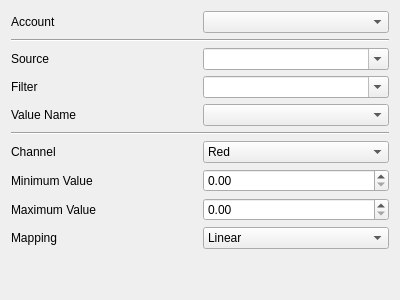
<?xml version="1.0" encoding="UTF-8"?>
<ui version="4.0">
 <class>Form</class>
 <widget class="QWidget" name="Form">
  <property name="geometry">
   <rect>
    <x>0</x>
    <y>0</y>
    <width>400</width>
    <height>300</height>
   </rect>
  </property>
  <property name="windowTitle">
   <string>Form</string>
  </property>
  <layout class="QGridLayout" name="gridLayout">
   <item row="2" column="0">
    <widget class="QLabel" name="label_2">
     <property name="text">
      <string>Source</string>
     </property>
    </widget>
   </item>
   <item row="0" column="0">
    <widget class="QLabel" name="label">
     <property name="text">
      <string>Account</string>
     </property>
    </widget>
   </item>
   <item row="4" column="0">
    <widget class="QLabel" name="label_4">
     <property name="text">
      <string>Value Name</string>
     </property>
    </widget>
   </item>
   <item row="1" column="0" colspan="2">
    <widget class="Line" name="line">
     <property name="orientation">
      <enum>Qt::Horizontal</enum>
     </property>
    </widget>
   </item>
   <item row="3" column="1">
    <widget class="QComboBox" name="filtername_combo">
     <property name="editable">
      <bool>true</bool>
     </property>
    </widget>
   </item>
   <item row="5" column="0" colspan="2">
    <widget class="Line" name="line_2">
     <property name="orientation">
      <enum>Qt::Horizontal</enum>
     </property>
    </widget>
   </item>
   <item row="4" column="1">
    <widget class="QComboBox" name="filter_value_combo"/>
   </item>
   <item row="2" column="1">
    <widget class="QComboBox" name="sourcename_combo">
     <property name="editable">
      <bool>true</bool>
     </property>
    </widget>
   </item>
   <item row="0" column="1">
    <widget class="QComboBox" name="account_combo"/>
   </item>
   <item row="6" column="0" colspan="2">
    <widget class="QStackedWidget" name="stack_control">
     <property name="currentIndex">
      <number>0</number>
     </property>
     <widget class="QWidget" name="page_sliders">
      <layout class="QVBoxLayout" name="verticalLayout">
       <property name="leftMargin">
        <number>0</number>
       </property>
       <property name="topMargin">
        <number>0</number>
       </property>
       <property name="rightMargin">
        <number>0</number>
       </property>
       <property name="bottomMargin">
        <number>0</number>
       </property>
       <item>
        <widget class="QStackedWidget" name="stack_valuetypes_slider">
         <property name="currentIndex">
          <number>3</number>
         </property>
         <widget class="QWidget" name="page_value_none_slider"/>
         <widget class="QWidget" name="page_value_float_slider">
          <layout class="QGridLayout" name="gridLayout_2">
           <property name="leftMargin">
            <number>0</number>
           </property>
           <property name="topMargin">
            <number>0</number>
           </property>
           <property name="rightMargin">
            <number>0</number>
           </property>
           <property name="bottomMargin">
            <number>0</number>
           </property>
           <item row="1" column="0">
            <widget class="QLabel" name="label_6">
             <property name="text">
              <string>Maximum Value</string>
             </property>
            </widget>
           </item>
           <item row="2" column="1">
            <widget class="QComboBox" name="mapping_combo_float_slider">
             <item>
              <property name="text">
               <string>Linear</string>
              </property>
             </item>
            </widget>
           </item>
           <item row="0" column="1">
            <widget class="QDoubleSpinBox" name="minimum_value_spin_float_slider"/>
           </item>
           <item row="1" column="1">
            <widget class="QDoubleSpinBox" name="maximum_value_spin_float_slider"/>
           </item>
           <item row="0" column="0">
            <widget class="QLabel" name="label_5">
             <property name="text">
              <string>Minimum Value</string>
             </property>
            </widget>
           </item>
           <item row="2" column="0">
            <widget class="QLabel" name="label_7">
             <property name="text">
              <string>Mapping</string>
             </property>
            </widget>
           </item>
           <item row="3" column="0">
            <spacer name="verticalSpacer">
             <property name="orientation">
              <enum>Qt::Vertical</enum>
             </property>
             <property name="sizeHint" stdset="0">
              <size>
               <width>20</width>
               <height>40</height>
              </size>
             </property>
            </spacer>
           </item>
          </layout>
         </widget>
         <widget class="QWidget" name="page_value_int_slider">
          <layout class="QGridLayout" name="gridLayout_3">
           <property name="leftMargin">
            <number>0</number>
           </property>
           <property name="topMargin">
            <number>0</number>
           </property>
           <property name="rightMargin">
            <number>0</number>
           </property>
           <property name="bottomMargin">
            <number>0</number>
           </property>
           <item row="1" column="0">
            <widget class="QLabel" name="label_9">
             <property name="text">
              <string>Maximum Value</string>
             </property>
            </widget>
           </item>
           <item row="1" column="1">
            <widget class="QSpinBox" name="maximum_value_spin_int_slider"/>
           </item>
           <item row="0" column="1">
            <widget class="QSpinBox" name="minimum_value_spin_int_slider"/>
           </item>
           <item row="0" column="0">
            <widget class="QLabel" name="label_8">
             <property name="text">
              <string>Minimum Value</string>
             </property>
            </widget>
           </item>
           <item row="2" column="0">
            <widget class="QLabel" name="label_10">
             <property name="text">
              <string>Mapping</string>
             </property>
            </widget>
           </item>
           <item row="3" column="0">
            <spacer name="verticalSpacer_2">
             <property name="orientation">
              <enum>Qt::Vertical</enum>
             </property>
             <property name="sizeHint" stdset="0">
              <size>
               <width>20</width>
               <height>40</height>
              </size>
             </property>
            </spacer>
           </item>
           <item row="2" column="1">
            <widget class="QComboBox" name="mapping_combo_int_slider">
             <item>
              <property name="text">
               <string>Linear</string>
              </property>
             </item>
            </widget>
           </item>
          </layout>
         </widget>
         <widget class="QWidget" name="page_value_color_slider">
          <layout class="QGridLayout" name="gridLayout_4">
           <property name="leftMargin">
            <number>0</number>
           </property>
           <property name="topMargin">
            <number>0</number>
           </property>
           <property name="rightMargin">
            <number>0</number>
           </property>
           <property name="bottomMargin">
            <number>0</number>
           </property>
           <item row="3" column="0">
            <widget class="QLabel" name="label_14">
             <property name="text">
              <string>Mapping</string>
             </property>
            </widget>
           </item>
           <item row="1" column="0">
            <widget class="QLabel" name="label_12">
             <property name="text">
              <string>Minimum Value</string>
             </property>
            </widget>
           </item>
           <item row="0" column="0">
            <widget class="QLabel" name="label_11">
             <property name="text">
              <string>Channel</string>
             </property>
            </widget>
           </item>
           <item row="2" column="0">
            <widget class="QLabel" name="label_13">
             <property name="text">
              <string>Maximum Value</string>
             </property>
            </widget>
           </item>
           <item row="0" column="1">
            <widget class="QComboBox" name="channel_combo_color_slider">
             <item>
              <property name="text">
               <string>Red</string>
              </property>
             </item>
             <item>
              <property name="text">
               <string>Green</string>
              </property>
             </item>
             <item>
              <property name="text">
               <string>Blue</string>
              </property>
             </item>
             <item>
              <property name="text">
               <string>Hue</string>
              </property>
             </item>
             <item>
              <property name="text">
               <string>Saturation</string>
              </property>
             </item>
             <item>
              <property name="text">
               <string>Value</string>
              </property>
             </item>
             <item>
              <property name="text">
               <string>Alpha</string>
              </property>
             </item>
            </widget>
           </item>
           <item row="4" column="0">
            <spacer name="verticalSpacer_3">
             <property name="orientation">
              <enum>Qt::Vertical</enum>
             </property>
             <property name="sizeHint" stdset="0">
              <size>
               <width>20</width>
               <height>40</height>
              </size>
             </property>
            </spacer>
           </item>
           <item row="3" column="1">
            <widget class="QComboBox" name="mapping_combo_color_slider">
             <item>
              <property name="text">
               <string>Linear</string>
              </property>
             </item>
            </widget>
           </item>
           <item row="1" column="1">
            <widget class="QDoubleSpinBox" name="minimum_value_spin_color_slider"/>
           </item>
           <item row="2" column="1">
            <widget class="QDoubleSpinBox" name="maximum_value_spin_color_slider"/>
           </item>
          </layout>
         </widget>
         <widget class="QWidget" name="page_value_bool_slider">
          <layout class="QGridLayout" name="gridLayout_5">
           <property name="leftMargin">
            <number>0</number>
           </property>
           <property name="topMargin">
            <number>0</number>
           </property>
           <property name="rightMargin">
            <number>0</number>
           </property>
           <property name="bottomMargin">
            <number>0</number>
           </property>
           <item row="0" column="1">
            <widget class="QSpinBox" name="cutoff_spin_bool_slider"/>
           </item>
           <item row="0" column="0">
            <widget class="QLabel" name="label_15">
             <property name="text">
              <string>Cuttoff Point</string>
             </property>
            </widget>
           </item>
           <item row="1" column="0">
            <spacer name="verticalSpacer_4">
             <property name="orientation">
              <enum>Qt::Vertical</enum>
             </property>
             <property name="sizeHint" stdset="0">
              <size>
               <width>20</width>
               <height>40</height>
              </size>
             </property>
            </spacer>
           </item>
          </layout>
         </widget>
         <widget class="QWidget" name="page_value_string_slider"/>
         <widget class="QWidget" name="page_value_enum_slider"/>
        </widget>
       </item>
      </layout>
     </widget>
     <widget class="QWidget" name="page_buttons">
      <layout class="QVBoxLayout" name="verticalLayout_2">
       <property name="leftMargin">
        <number>0</number>
       </property>
       <property name="topMargin">
        <number>0</number>
       </property>
       <property name="rightMargin">
        <number>0</number>
       </property>
       <property name="bottomMargin">
        <number>0</number>
       </property>
       <item>
        <widget class="QStackedWidget" name="stack_valuetypes_button">
         <widget class="QWidget" name="page_value_none_button"/>
         <widget class="QWidget" name="page_value_float_button">
          <layout class="QGridLayout" name="gridLayout_6">
           <property name="leftMargin">
            <number>0</number>
           </property>
           <property name="topMargin">
            <number>0</number>
           </property>
           <property name="rightMargin">
            <number>0</number>
           </property>
           <property name="bottomMargin">
            <number>0</number>
           </property>
           <item row="1" column="1">
            <widget class="QComboBox" name="mode_combo_float_button">
             <item>
              <property name="text">
               <string>Set</string>
              </property>
             </item>
             <item>
              <property name="text">
               <string>Increment</string>
              </property>
             </item>
             <item>
              <property name="text">
               <string>Decrement</string>
              </property>
             </item>
            </widget>
           </item>
           <item row="1" column="0">
            <widget class="QLabel" name="label_16">
             <property name="text">
              <string>Mode</string>
             </property>
            </widget>
           </item>
           <item row="2" column="0" colspan="2">
            <widget class="QStackedWidget" name="mode_stack_float_button">
             <property name="currentIndex">
              <number>0</number>
             </property>
             <widget class="QWidget" name="set_page_float_button">
              <layout class="QGridLayout" name="gridLayout_7">
               <property name="leftMargin">
                <number>0</number>
               </property>
               <property name="topMargin">
                <number>0</number>
               </property>
               <property name="rightMargin">
                <number>0</number>
               </property>
               <property name="bottomMargin">
                <number>0</number>
               </property>
               <item row="0" column="0">
                <widget class="QLabel" name="label_17">
                 <property name="text">
                  <string>Value</string>
                 </property>
                </widget>
               </item>
               <item row="2" column="1">
                <spacer name="verticalSpacer_5">
                 <property name="orientation">
                  <enum>Qt::Vertical</enum>
                 </property>
                 <property name="sizeHint" stdset="0">
                  <size>
                   <width>20</width>
                   <height>40</height>
                  </size>
                 </property>
                </spacer>
               </item>
               <item row="0" column="1">
                <widget class="QDoubleSpinBox" name="value_spin_float_button"/>
               </item>
              </layout>
             </widget>
             <widget class="QWidget" name="modify_page_float_button">
              <layout class="QGridLayout" name="gridLayout_8">
               <property name="leftMargin">
                <number>0</number>
               </property>
               <property name="topMargin">
                <number>0</number>
               </property>
               <property name="rightMargin">
                <number>0</number>
               </property>
               <property name="bottomMargin">
                <number>0</number>
               </property>
               <item row="3" column="0">
                <spacer name="verticalSpacer_6">
                 <property name="orientation">
                  <enum>Qt::Vertical</enum>
                 </property>
                 <property name="sizeHint" stdset="0">
                  <size>
                   <width>20</width>
                   <height>40</height>
                  </size>
                 </property>
                </spacer>
               </item>
               <item row="2" column="0">
                <widget class="QLabel" name="label_20">
                 <property name="text">
                  <string>Stepsize</string>
                 </property>
                </widget>
               </item>
               <item row="1" column="0">
                <widget class="QLabel" name="label_19">
                 <property name="text">
                  <string>Maximum Value</string>
                 </property>
                </widget>
               </item>
               <item row="0" column="0">
                <widget class="QLabel" name="label_18">
                 <property name="text">
                  <string>Minimum Value</string>
                 </property>
                </widget>
               </item>
               <item row="0" column="1">
                <widget class="QDoubleSpinBox" name="minimum_value_spin_float_button"/>
               </item>
               <item row="1" column="1">
                <widget class="QDoubleSpinBox" name="maximum_value_spin_float_button"/>
               </item>
               <item row="2" column="1">
                <widget class="QDoubleSpinBox" name="stepsize_spin_float_button"/>
               </item>
              </layout>
             </widget>
            </widget>
           </item>
          </layout>
         </widget>
         <widget class="QWidget" name="page_value_int_button">
          <layout class="QGridLayout" name="gridLayout_9">
           <property name="leftMargin">
            <number>0</number>
           </property>
           <property name="topMargin">
            <number>0</number>
           </property>
           <property name="rightMargin">
            <number>0</number>
           </property>
           <property name="bottomMargin">
            <number>0</number>
           </property>
           <item row="0" column="0">
            <widget class="QLabel" name="label_21">
             <property name="text">
              <string>Mode</string>
             </property>
            </widget>
           </item>
           <item row="0" column="1">
            <widget class="QComboBox" name="mode_combo_int_button">
             <item>
              <property name="text">
               <string>Set</string>
              </property>
             </item>
             <item>
              <property name="text">
               <string>Increment</string>
              </property>
             </item>
             <item>
              <property name="text">
               <string>Decrement</string>
              </property>
             </item>
            </widget>
           </item>
           <item row="1" column="0" colspan="2">
            <widget class="QStackedWidget" name="stackedWidget_3">
             <property name="currentIndex">
              <number>1</number>
             </property>
             <widget class="QWidget" name="page_3">
              <layout class="QGridLayout" name="gridLayout_10">
               <property name="leftMargin">
                <number>0</number>
               </property>
               <property name="topMargin">
                <number>0</number>
               </property>
               <property name="rightMargin">
                <number>0</number>
               </property>
               <property name="bottomMargin">
                <number>0</number>
               </property>
               <item row="0" column="1">
                <widget class="QSpinBox" name="value_spin_int_button"/>
               </item>
               <item row="0" column="0">
                <widget class="QLabel" name="label_22">
                 <property name="text">
                  <string>Value</string>
                 </property>
                </widget>
               </item>
               <item row="1" column="1">
                <spacer name="verticalSpacer_7">
                 <property name="orientation">
                  <enum>Qt::Vertical</enum>
                 </property>
                 <property name="sizeHint" stdset="0">
                  <size>
                   <width>20</width>
                   <height>40</height>
                  </size>
                 </property>
                </spacer>
               </item>
              </layout>
             </widget>
             <widget class="QWidget" name="page_4">
              <layout class="QGridLayout" name="gridLayout_11">
               <property name="leftMargin">
                <number>0</number>
               </property>
               <property name="topMargin">
                <number>0</number>
               </property>
               <property name="rightMargin">
                <number>0</number>
               </property>
               <property name="bottomMargin">
                <number>0</number>
               </property>
               <item row="1" column="0">
                <widget class="QLabel" name="label_24">
                 <property name="text">
                  <string>Maximum Value</string>
                 </property>
                </widget>
               </item>
               <item row="0" column="0">
                <widget class="QLabel" name="label_23">
                 <property name="text">
                  <string>Minimum Value</string>
                 </property>
                </widget>
               </item>
               <item row="2" column="0">
                <widget class="QLabel" name="label_25">
                 <property name="text">
                  <string>Step Size</string>
                 </property>
                </widget>
               </item>
               <item row="2" column="1">
                <widget class="QSpinBox" name="stepsize_spin_int_button"/>
               </item>
               <item row="1" column="1">
                <widget class="QSpinBox" name="maximum_value_spin_int_button"/>
               </item>
               <item row="0" column="1">
                <widget class="QSpinBox" name="minimum_value_spin_int_button"/>
               </item>
               <item row="3" column="0">
                <spacer name="verticalSpacer_8">
                 <property name="orientation">
                  <enum>Qt::Vertical</enum>
                 </property>
                 <property name="sizeHint" stdset="0">
                  <size>
                   <width>20</width>
                   <height>40</height>
                  </size>
                 </property>
                </spacer>
               </item>
              </layout>
             </widget>
            </widget>
           </item>
          </layout>
         </widget>
         <widget class="QWidget" name="page_value_color_button">
          <layout class="QGridLayout" name="gridLayout_12">
           <property name="leftMargin">
            <number>0</number>
           </property>
           <property name="topMargin">
            <number>0</number>
           </property>
           <property name="rightMargin">
            <number>0</number>
           </property>
           <property name="bottomMargin">
            <number>0</number>
           </property>
           <item row="0" column="1">
            <widget class="QComboBox" name="mode_combo_color_button">
             <item>
              <property name="text">
               <string>Set</string>
              </property>
             </item>
             <item>
              <property name="text">
               <string>Increment</string>
              </property>
             </item>
             <item>
              <property name="text">
               <string>Decrement</string>
              </property>
             </item>
            </widget>
           </item>
           <item row="0" column="0">
            <widget class="QLabel" name="label_27">
             <property name="text">
              <string>Mode</string>
             </property>
            </widget>
           </item>
           <item row="1" column="0" colspan="2">
            <widget class="QStackedWidget" name="stackedWidget_4">
             <property name="currentIndex">
              <number>0</number>
             </property>
             <widget class="QWidget" name="page_5">
              <layout class="QGridLayout" name="gridLayout_13">
               <property name="leftMargin">
                <number>0</number>
               </property>
               <property name="topMargin">
                <number>0</number>
               </property>
               <property name="rightMargin">
                <number>0</number>
               </property>
               <property name="bottomMargin">
                <number>0</number>
               </property>
               <item row="0" column="2">
                <widget class="QToolButton" name="value_button_color_button">
                 <property name="sizePolicy">
                  <sizepolicy hsizetype="Preferred" vsizetype="Fixed">
                   <horstretch>0</horstretch>
                   <verstretch>0</verstretch>
                  </sizepolicy>
                 </property>
                 <property name="text">
                  <string/>
                 </property>
                </widget>
               </item>
               <item row="0" column="1">
                <widget class="QLabel" name="label_28">
                 <property name="text">
                  <string>Color</string>
                 </property>
                </widget>
               </item>
               <item row="1" column="1">
                <spacer name="verticalSpacer_9">
                 <property name="orientation">
                  <enum>Qt::Vertical</enum>
                 </property>
                 <property name="sizeHint" stdset="0">
                  <size>
                   <width>20</width>
                   <height>40</height>
                  </size>
                 </property>
                </spacer>
               </item>
              </layout>
             </widget>
             <widget class="QWidget" name="page_6">
              <layout class="QGridLayout" name="gridLayout_14">
               <property name="leftMargin">
                <number>0</number>
               </property>
               <property name="topMargin">
                <number>0</number>
               </property>
               <property name="rightMargin">
                <number>0</number>
               </property>
               <property name="bottomMargin">
                <number>0</number>
               </property>
               <item row="0" column="1">
                <widget class="QComboBox" name="channel_combo_color_button">
                 <item>
                  <property name="text">
                   <string>Red</string>
                  </property>
                 </item>
                 <item>
                  <property name="text">
                   <string>Green</string>
                  </property>
                 </item>
                 <item>
                  <property name="text">
                   <string>Blue</string>
                  </property>
                 </item>
                 <item>
                  <property name="text">
                   <string>Hue</string>
                  </property>
                 </item>
                 <item>
                  <property name="text">
                   <string>Saturation</string>
                  </property>
                 </item>
                 <item>
                  <property name="text">
                   <string>Value</string>
                  </property>
                 </item>
                 <item>
                  <property name="text">
                   <string>Alpha</string>
                  </property>
                 </item>
                </widget>
               </item>
               <item row="2" column="1">
                <widget class="QDoubleSpinBox" name="maximum_value_spin_color_button"/>
               </item>
               <item row="3" column="0">
                <widget class="QLabel" name="label_31">
                 <property name="text">
                  <string>Step Size</string>
                 </property>
                </widget>
               </item>
               <item row="1" column="0">
                <widget class="QLabel" name="label_29">
                 <property name="text">
                  <string>Minimum Value</string>
                 </property>
                </widget>
               </item>
               <item row="2" column="0">
                <widget class="QLabel" name="label_30">
                 <property name="text">
                  <string>Maximum Value</string>
                 </property>
                </widget>
               </item>
               <item row="0" column="0">
                <widget class="QLabel" name="label_26">
                 <property name="text">
                  <string>Color Channel</string>
                 </property>
                </widget>
               </item>
               <item row="1" column="1">
                <widget class="QDoubleSpinBox" name="minimum_value_spin_color_button"/>
               </item>
               <item row="3" column="1">
                <widget class="QDoubleSpinBox" name="stepsize_spin_color_button"/>
               </item>
               <item row="4" column="0">
                <spacer name="verticalSpacer_10">
                 <property name="orientation">
                  <enum>Qt::Vertical</enum>
                 </property>
                 <property name="sizeHint" stdset="0">
                  <size>
                   <width>20</width>
                   <height>40</height>
                  </size>
                 </property>
                </spacer>
               </item>
              </layout>
             </widget>
            </widget>
           </item>
          </layout>
         </widget>
         <widget class="QWidget" name="page_value_bool_button"/>
         <widget class="QWidget" name="page_value_string_button">
          <layout class="QGridLayout" name="gridLayout_15">
           <property name="leftMargin">
            <number>0</number>
           </property>
           <property name="topMargin">
            <number>0</number>
           </property>
           <property name="rightMargin">
            <number>0</number>
           </property>
           <property name="bottomMargin">
            <number>0</number>
           </property>
           <item row="0" column="1">
            <widget class="QLineEdit" name="value_edit_string_button">
             <property name="sizePolicy">
              <sizepolicy hsizetype="Preferred" vsizetype="Fixed">
               <horstretch>0</horstretch>
               <verstretch>0</verstretch>
              </sizepolicy>
             </property>
            </widget>
           </item>
           <item row="0" column="0">
            <widget class="QLabel" name="label_33">
             <property name="text">
              <string>Text</string>
             </property>
            </widget>
           </item>
           <item row="1" column="1">
            <spacer name="verticalSpacer_11">
             <property name="orientation">
              <enum>Qt::Vertical</enum>
             </property>
             <property name="sizeHint" stdset="0">
              <size>
               <width>20</width>
               <height>40</height>
              </size>
             </property>
            </spacer>
           </item>
          </layout>
         </widget>
         <widget class="QWidget" name="page_value_enum_button"/>
        </widget>
       </item>
      </layout>
     </widget>
    </widget>
   </item>
   <item row="3" column="0">
    <widget class="QLabel" name="label_3">
     <property name="text">
      <string>Filter</string>
     </property>
    </widget>
   </item>
  </layout>
 </widget>
 <resources/>
 <connections/>
</ui>
